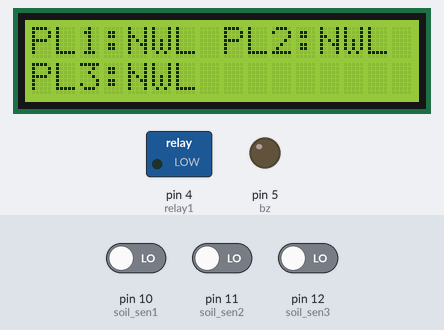
Recording of a sketch running on a simulated Arduino Uno, built with avr-gcc and run on an emulated ATmega328P. On the bench: 16×2 character LCD, switched loads named in the sketch (green lamp = pin HIGH), output pins drawn as LEDs (lit = HIGH). The test bench sets the inputs (shaded band); at power-on: pin 10 (soil_sen1) LOW, pin 11 (soil_sen2) LOW, pin 12 (soil_sen3) LOW. WiFi joins after 1.5 s; servers stay silent unless stated; what the sketch prints to the serial monitor is not drawn.

Above: at 10.0 s.
10.1 s: pin 10 (soil_sen1) driven HIGH
At 11.7 s:
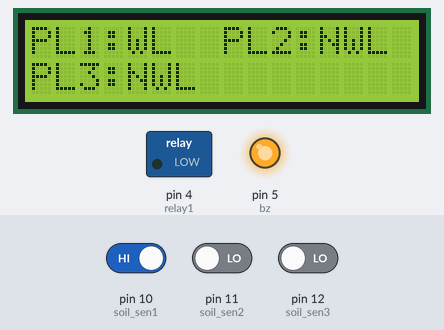
15.8 s: pin 11 (soil_sen2) driven HIGH
At 16.8 s:
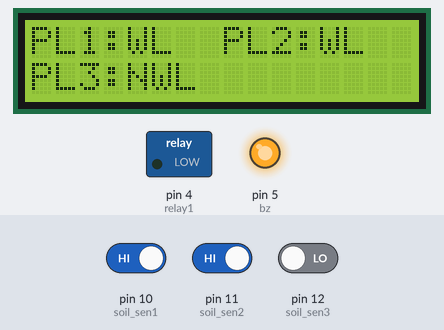
20.8 s: pin 12 (soil_sen3) driven HIGH
At 23.1 s:
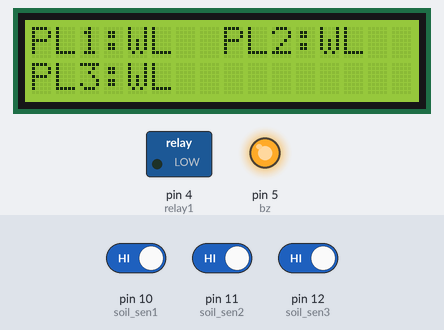
26.5 s: pin 11 (soil_sen2) driven LOW
At 28.2 s:
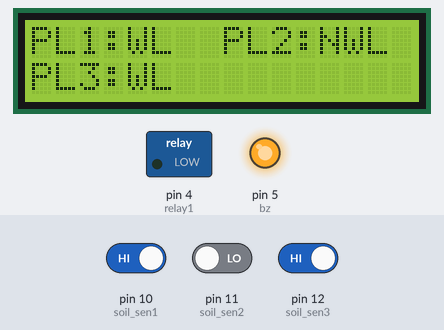
32.2 s: pin 10 (soil_sen1) driven LOW
At 37.1 s:
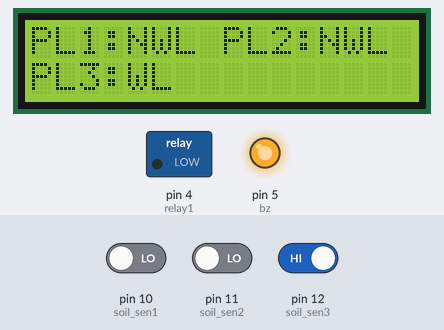
37.9 s: pin 11 (soil_sen2) driven HIGH
At 40.0 s:
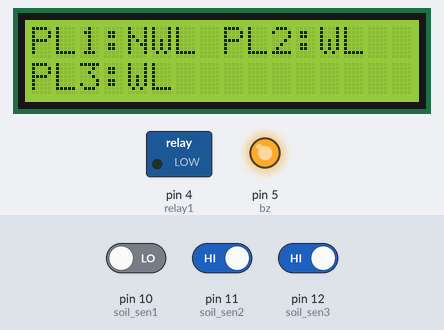
Timing chart, 0 to 44.6 s (numbered marks = the images above; inputs shaded):
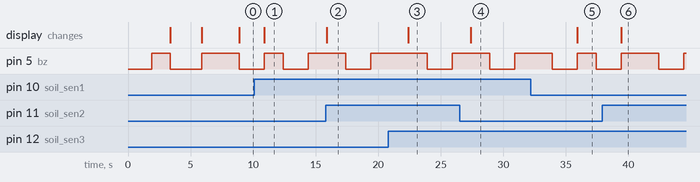

Measured:
- after the input at 10.1 s, pin 5 (bz): LOW → HIGH after 0.79 s, → LOW 1.5 s later, → HIGH 2.0 s later; the display: changes after 0.79 s (image 1)
- after the input at 15.8 s, the display: changes after 0.10 s (image 2)
- after the input at 20.8 s, the display: changes after 1.6 s (image 3)
- after the input at 26.5 s, pin 5 (bz): HIGH → LOW after 2.4 s instead of 3.9 s; the display: changes after 0.90 s (image 4)
- after the input at 32.2 s, the display: changes after 3.7 s (image 5)
- after the input at 37.9 s, the display: changes after 1.5 s (image 6)

The sketch:

Public_Water_Supply_vits.ino
```cpp
#define BLYNK_PRINT Serial
#include <ESP8266_Lib.h>
#include <BlynkSimpleShieldEsp8266.h>
char auth[] = "e94e67e532e04e7191c4c1abcd0d0cca";
//char auth[] = "d65b617278f44e3da3b6cb1886d028b5"; //LYNK AUTHENTICATION----------
char ssid[] = "AMBEST Technologies";
char pass[] = "AmBeSt@@321";
#define ESP8266_BAUD 9600
ESP8266 wifi(&Serial);

//////////////////////////////////////////////////
#include<LiquidCrystal.h>
LiquidCrystal lcd (A0,A1,A2,A3,A4,A5);
#define soil_sen1 10
#define soil_sen2 11
#define soil_sen3 12

#define led_red 6
#define led_grn 7
#define relay1 4
#define bz 5
///////////////////////////////////////////////////
void buz()
{
  digitalWrite(bz,1);
  delay(1500);
  digitalWrite(bz,0);
}

void led_red_on()
{
  digitalWrite(led_red,1);
  digitalWrite(led_grn,0);
}

void led_grn_on()
{
  digitalWrite(led_red,0);
  digitalWrite(led_grn,1);
}

///////////////////
WidgetLCD lcd1(V1);  //VIRTUAL LCD..
///////////////////

void setup()
{
   pinMode(soil_sen1,INPUT);
   pinMode(soil_sen2,INPUT);
   pinMode(soil_sen3,INPUT);
   pinMode(relay1,OUTPUT);
   pinMode(bz,OUTPUT);
   lcd.begin(16,2);
   lcd.setCursor(4,0);
   lcd.print("WELCOME");
   lcd.setCursor(0,1);
   lcd.print(" ................ ");
//digitalWrite(bz,1);

   Serial.begin(9600);
   Serial.println("WELCOME");
   Serial.begin(ESP8266_BAUD);
   delay(10);

    Blynk.begin(auth, wifi, ssid, pass);
buz();
   lcd.clear();
        lcd.setCursor(0,0);
        lcd.print("PUBLIC WATER");
        lcd.setCursor(0,1);
         lcd.print("SUPPLY GRID MONT.");
         delay(2000);


     lcd1.clear();
  lcd1.print(0, 0, "PUBLIC WATER");
  lcd1.print(0, 1, "SUPPLY GRID MONT.");
  digitalWrite(relay1,LOW);

   Serial.println("PUBLIC WATER SUPPLY GRID MONITORING");
   delay(500);
   lcd.clear();
   lcd.setCursor(0,0);
   lcd.print("PL1:");
   lcd.setCursor(8,0);
   lcd.print("PL2:");
   lcd.setCursor(0,1);
   lcd.print("PL3:");
buz();buz();
  lcd1.clear();
  lcd1.print(0, 0, "PL1:");
  lcd1.print(8, 0, "PL2:");
  lcd1.print(0, 1, "PL3:");

}

void loop()
{
  Blynk.run();
  soil_sensor1();
  soil_sensor2();
  soil_sensor3();
  delay(2000);
}

void soil_sensor1()
{
    if(digitalRead(soil_sen1)==1)
    {
     lcd.setCursor(4,0);
     lcd.print("WL ");
     lcd1.print(4, 0, "WL ");
     Serial.println("PL1 LEAKAGE ALERT!");

    led_red_on();
    buz();
    }
    else{
      lcd.setCursor(4,0);
     lcd.print("NWL");
     lcd1.print(4, 0, "NWL");
      Serial.println("PL1 NO LEAKGAE:)");

    led_grn_on();

    }
}

void soil_sensor2()
{
    if(digitalRead(soil_sen2)==1)
    {
     lcd.setCursor(12,0);
     lcd.print("WL ");
     lcd1.print(12, 0, "WL ");
     Serial.println("PL2 LEAKAGE ALERT!!");

    led_red_on();
    buz();

    }
    else{

     lcd.setCursor(12,0);
     lcd.print("NWL");
     lcd1.print(12, 0, "NWL");
      Serial.println("PL2 NO LEAKGAE:)");

    led_grn_on();

    }
}

void soil_sensor3()
{
    if(digitalRead(soil_sen3)==1)
    {
     lcd.setCursor(4,1);
     lcd.print("WL ");
     lcd1.print(4, 1, "WL ");
     Serial.println("PL3 LEAKAGE ALERT!!");

    led_red_on();
    buz();

    }
    else{

     lcd.setCursor(4,1);
     lcd.print("NWL");
     lcd1.print(4, 1, "NWL");
      Serial.println("PL3 NO LEAKAGE:)");

    led_grn_on();

    }
}
```
